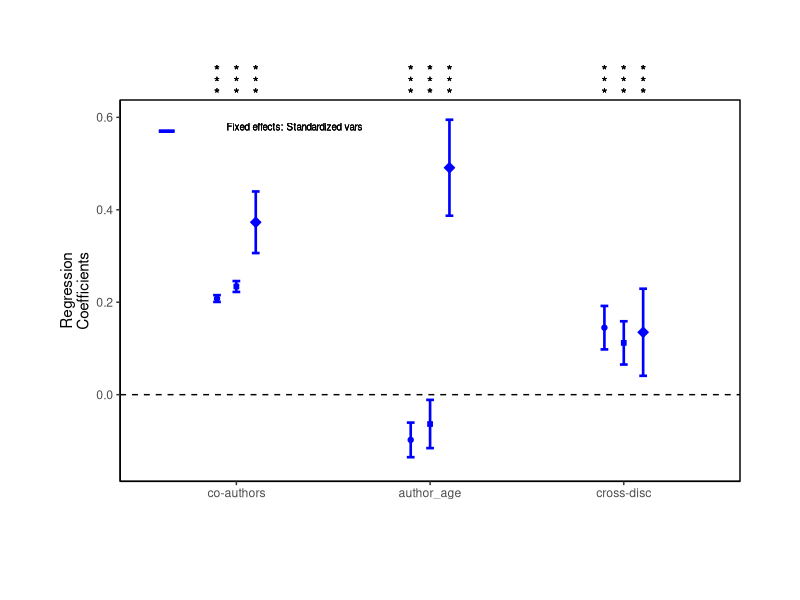

The R script that drew this image:
library(ggplot2)
library(dplyr)
library(forcats)

df_all <- data.frame(parameters = c("co-authors", "author_age", "cross-disc"),
                 fe_standardized = c(0.208, -0.0978, 0.145),
                 fe_stand_error = c(0.00365, 0.0187, 0.0235))

df_xd <- data.frame(parameters = c("co-authors", "author_age", "cross-disc"),
                 fe_standardized = c(0.234, -0.0635, 0.112),
                 fe_stand_error = c(0.00588, 0.0261, 0.0234))

df_matched <- data.frame(parameters = c("co-authors", "author_age", "cross-disc"),
                      fe_standardized = c(0.373, 0.491, 0.135),
                      fe_stand_error = c(0.0333, 0.0519, 0.0471))


fig5B <- ggplot(df_xd, aes(x=parameters, y=fe_standardized))

fig5B + 
  geom_point(data = df_xd, 
             colour = "blue", size = 1.5, shape = 22, fill = "blue") +
  geom_errorbar(aes(ymin = fe_standardized + fe_stand_error * 2, 
                    ymax = fe_standardized - fe_stand_error * 2),
                width=0.04, colour = "blue", size=0.9) +
  
  geom_point(data = df_all, 
             aes(x = c(0.9, 1.9, 2.9), y=fe_standardized),
             colour = "blue", size = 1.5, shape = 21, fill = "blue") +
  geom_errorbar(data = df_all, 
                aes(x=c(0.9, 1.9, 2.9),
                    ymin = fe_standardized + fe_stand_error * 2, 
                    ymax = fe_standardized - fe_stand_error * 2), 
                width=0.04, colour = "blue", size=0.9) +

  geom_point(data = df_matched, 
           aes(x = c(1.1, 2.1, 3.1), y=fe_standardized),
           colour = "blue", size = 2.5, shape = 23, fill = "blue") +
  geom_errorbar(data = df_matched, 
                aes(x=c(1.1, 2.1, 3.1),
                    ymin = fe_standardized + fe_stand_error * 2, 
                    ymax = fe_standardized - fe_stand_error * 2), 
                width=0.04, colour = "blue", size=0.9) +
  
  aes(x = fct_inorder(parameters)) +
  coord_cartesian(ylim = c(-.15, .6), clip = 'off') +
  theme(plot.margin = unit(c(5,3,4,3), "lines"))  +
  geom_hline(yintercept=c(0,3), linetype="dashed") +
  
  theme(axis.line = element_line(colour = "black"),
        panel.background = element_blank(),
        panel.border = element_rect(colour = "black", fill=NA, size=.5)
  ) +
  
  labs(x = "", y = "Regression\nCoefficients") + 
  
  geom_text(aes(x=0.9,y=0.7,label="*")) +
  geom_text(aes(x=0.9,y=0.675,label="*")) +
  geom_text(aes(x=0.9,y=0.65,label="*")) +
  
  geom_text(aes(x=1.0,y=0.7,label="*")) +
  geom_text(aes(x=1.0,y=0.675,label="*")) +
  geom_text(aes(x=1.0,y=0.65,label="*")) +
  
  geom_text(aes(x=1.1,y=0.7,label="*")) +
  geom_text(aes(x=1.1,y=0.675,label="*")) +
  geom_text(aes(x=1.1,y=0.65,label="*")) +

  geom_text(aes(x=1.9,y=0.7,label="*")) +
  geom_text(aes(x=1.9,y=0.675,label="*")) +
  geom_text(aes(x=1.9,y=0.65,label="*")) +
  
  geom_text(aes(x=2.0,y=0.7,label="*")) +
  geom_text(aes(x=2.0,y=0.675,label="*")) +
  geom_text(aes(x=2.0,y=0.65,label="*")) +
  
  geom_text(aes(x=2.1,y=0.7,label="*")) +
  geom_text(aes(x=2.1,y=0.675,label="*")) +
  geom_text(aes(x=2.1,y=0.65,label="*")) +

  geom_text(aes(x=2.9,y=0.7,label="*")) +
  geom_text(aes(x=2.9,y=0.675,label="*")) +
  geom_text(aes(x=2.9,y=0.65,label="*")) +
  
  geom_text(aes(x=3.0,y=0.7,label="*")) +
  geom_text(aes(x=3.0,y=0.675,label="*")) +
  geom_text(aes(x=3.0,y=0.65,label="*")) +
  
  geom_text(aes(x=3.1,y=0.7,label="*")) +
  geom_text(aes(x=3.1,y=0.675,label="*")) +
  geom_text(aes(x=3.1,y=0.65,label="*")) +
  
  geom_text(size = 2.5, aes(x=1.3,y=0.58,
                            label="Fixed effects: Standardized vars")) +
  geom_segment(aes(x= 0.6,y=0.57,xend=0.68,yend=0.57), 
               size = 1.05, colour = "blue") 
  
  
